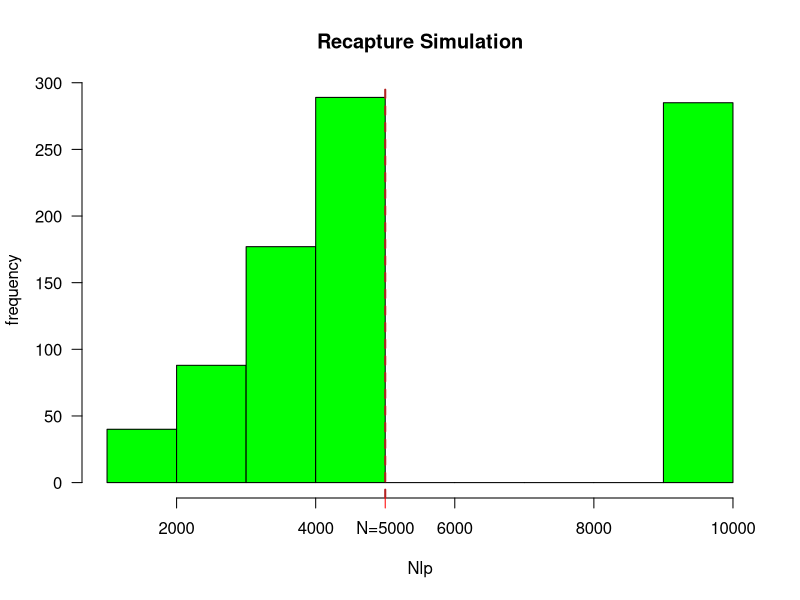
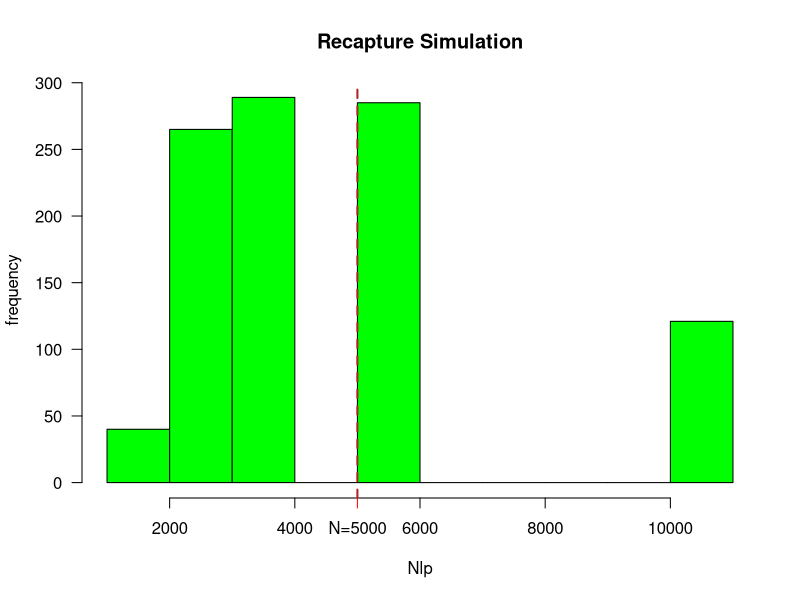

R code for these plots, in order: (Note: a time limit stopped this script after it produced the figures.)

n1 <- sample(1:5000,100,replace=FALSE)
n1
n2 <- sample(1:5000,100,replace=FALSE)
n2
m2 <- which(is.element(n1,n2)==TRUE)
m2
Estimate <- ((length(n1)*length(n2))/length(m2))

Estimate
##


simu <- function(N=5000,n1=100,n2=100,times=1000){
  m2.all <-c()
  NLP.all <-c()
  for (i in 1:times){
    nn1 <- sample(1:N,n1,replace=FALSE)
    nn2 <- sample(1:N,n2,replace=FALSE)
    m2 <- which(is.element(nn1,nn2)==TRUE)
    Nlp <- ((length(nn1)*length(nn2))/length(m2))
    m2.all<-append(m2.all,length(m2))
    NLP.all<-append(NLP.all,Nlp)
     }
  o1<-data.frame('M2'=m2.all,'Nlp'=NLP.all)
  o2 <- times
  return(list(o1,o2))
}
##histogram##
x<-simu()
hist(x[[1]]$Nlp,freq=TRUE, las=TRUE, 
     col="green", 
     main=paste("Recapture Simulation", sep=""), 
     xlab="Nlp", ylab="frequency")

abline(v=5000, col="firebrick", lty=2, lwd=2)
axis(side=1, at=5000, label="N=5000", col="red", las=TRUE)


y <- length(which(x[[1]]$Nlp == Inf))/1000
y


Nc <- c()
for (i in 1:1000){
  Nc<-append(Nc,(101*101/(x[[1]]$M2[i]+1)-1))
}
hist(Nc,freq=TRUE, las=TRUE, 
     col="green", 
     main=paste("Recapture Simulation", sep=""), 
     xlab="Nlp", ylab="frequency")

abline(v=5000, col="firebrick", lty=2, lwd=2)
axis(side=1, at=5000, label="N=5000", col="red", las=TRUE)


noinf<-length((which(x[[1]]$Nlp != Inf)))
Nlp.mean <-(sum(which(x[[1]]$Nlp!=Inf)/noinf))-5000
Nlp.mean
Nc.mean <- mean(Nc)-5000
Nc.mean
##Nc Better###


large.simu<-function(N=10000,times=1000,size=seq(from=100, to=5000, by=50)){
  n.o <- c()
  bias.o <-c()
  var.o <-c()
  nc.o<- c()

  for (i in 1:length(size)){
    for (t in 1:times){
      nn1 <- sample(1:N,size[i],replace=FALSE)
      nn2 <- sample(1:N,size[i],replace=FALSE)
      n1 <- as.numeric(nn1)
      n2 <- as.numeric(nn2)
     ?is.element
      m2 <- which(is.element(n1,n2)==TRUE)
      nc <- ((length(n1)+1)*(length(n2)+1)/(length(m2)+1))-1
      nc.o<- append(nc.o,nc)
    }
    bias.o <- append(bias.o,(mean(nc.o)-N))
    var.o <- append(var.o, var(nc.o))
  }
  n.o
  return(list(data.frame('n'=size,'bias'=bias.o,'var'=var.o),N))
  
}
ls<-large.simu()

###plot###
par(mfrow=c(2,1))
plot(ls[[1]]$n, ls[[1]]$bias, type="b", main="bias and sample size", xlab="n", ylab="bias",col = "black", lwd = 1)
abline(h=0, col="firebrick", lty=2, lwd=2)
axis(side=4, at=0, label="0", col="red", las=TRUE)
plot(ls[[1]]$n, ls[[1]]$var, type="b", main="bias and var", xlab="n", ylab="var",col = "black", lwd = 1)
abline(h=0, col="red", lty=3, lwd=3)
axis(side=4, at=0, label="0", col="red", las=TRUE)

ls()
save.image("Xinglin Huang.RData")
